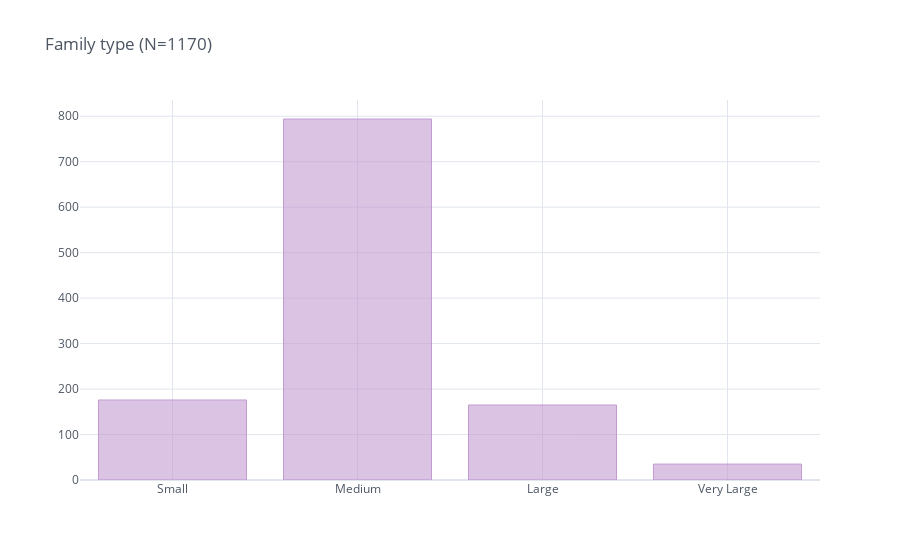

Notebook code for this chart:
### Code cell
total_responses = sum(gcbs_clean_df['DEMO_familytype'].value_counts())
gcbs_clean_df['DEMO_familytype'].value_counts().sort_index(ascending=True).iplot(kind='bar', title='Family type (N={})'.format(total_responses), color='rgb(195, 155, 211)', theme='white')

### Figure 1 — Plotly figure (JSON) as saved in the notebook; plotly's stock layout.template omitted (floating-point values rounded to 4 significant figures)
{"data": [{"marker": {"color": "rgba(195, 155, 211, 0.6)", "line": {"color": "rgba(195, 155, 211, 1.0)", "width": 1}}, "name": "DEMO_familytype", "orientation": "v", "text": "", "type": "bar", "x": ["Small", "Medium", "Large", "Very Large"], "y": [176, 794, 165, 35]}], "layout": {"legend": {"bgcolor": "#FFFFFF", "font": {"color": "#4D5663"}}, "paper_bgcolor": "#FFFFFF", "plot_bgcolor": "#FFFFFF", "title": {"font": {"color": "#4D5663"}, "text": "Family type (N=1170)"}, "xaxis": {"gridcolor": "#E1E5ED", "showgrid": true, "tickfont": {"color": "#4D5663"}, "title": {"font": {"color": "#4D5663"}, "text": ""}, "zerolinecolor": "#E1E5ED"}, "yaxis": {"gridcolor": "#E1E5ED", "showgrid": true, "tickfont": {"color": "#4D5663"}, "title": {"font": {"color": "#4D5663"}, "text": ""}, "zerolinecolor": "#E1E5ED"}}}
